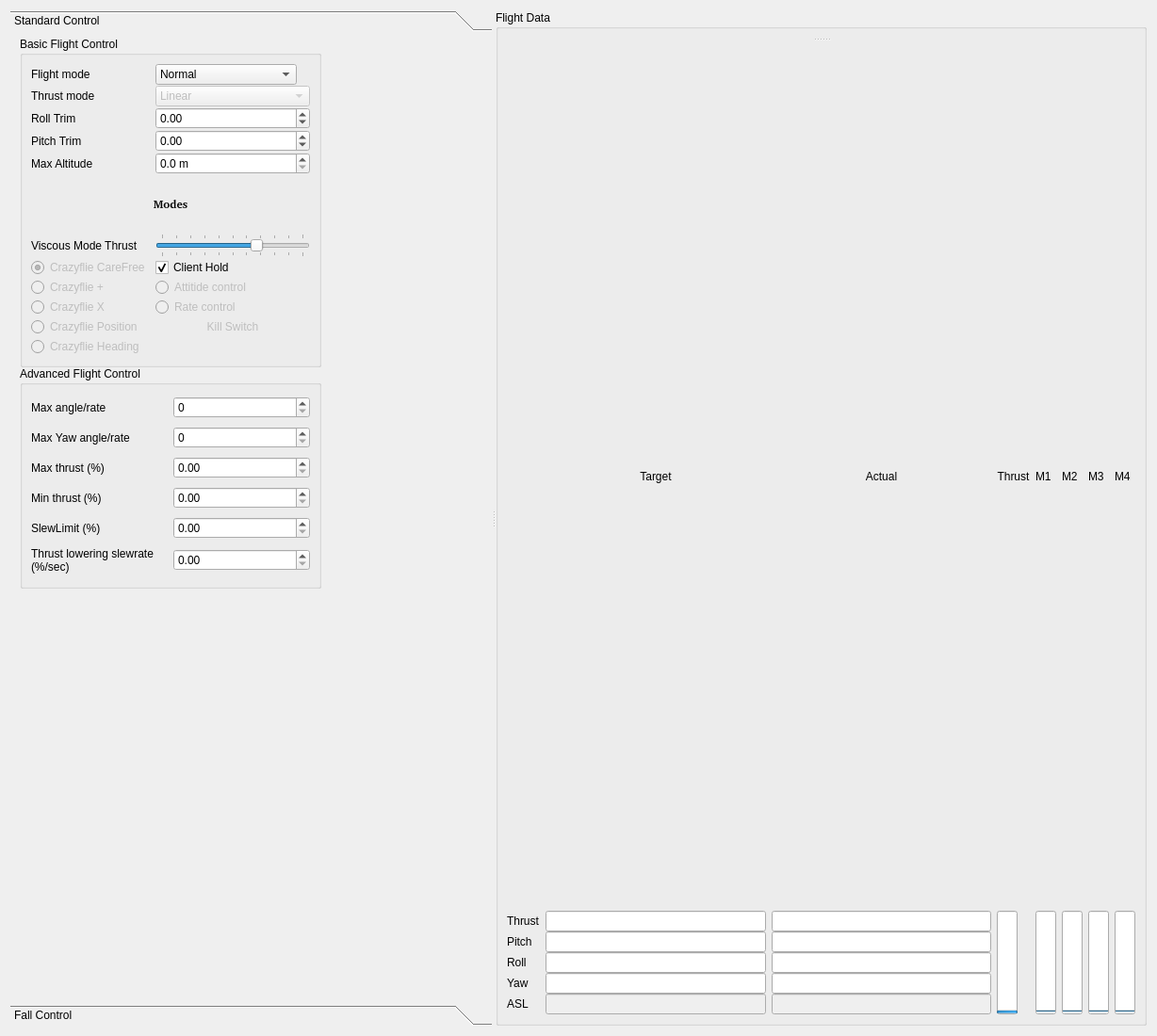
<?xml version="1.0" encoding="UTF-8"?>
<ui version="4.0">
 <class>Form</class>
 <widget class="QWidget" name="Form">
  <property name="geometry">
   <rect>
    <x>0</x>
    <y>0</y>
    <width>1228</width>
    <height>1100</height>
   </rect>
  </property>
  <property name="windowTitle">
   <string>Form</string>
  </property>
  <layout class="QHBoxLayout" name="horizontalLayout">
   <item>
    <widget class="QSplitter" name="splitter_2">
     <property name="orientation">
      <enum>Qt::Horizontal</enum>
     </property>
     <widget class="QWidget" name="layoutWidget">
      <layout class="QVBoxLayout" name="verticalLayout">
       <property name="sizeConstraint">
        <enum>QLayout::SetNoConstraint</enum>
       </property>
       <item>
        <widget class="QToolBox" name="toolBox">
         <property name="sizePolicy">
          <sizepolicy hsizetype="Minimum" vsizetype="Preferred">
           <horstretch>0</horstretch>
           <verstretch>0</verstretch>
          </sizepolicy>
         </property>
         <property name="minimumSize">
          <size>
           <width>325</width>
           <height>0</height>
          </size>
         </property>
         <property name="maximumSize">
          <size>
           <width>16777215</width>
           <height>16777215</height>
          </size>
         </property>
         <property name="currentIndex">
          <number>0</number>
         </property>
         <widget class="QWidget" name="page_3">
          <property name="geometry">
           <rect>
            <x>0</x>
            <y>0</y>
            <width>458</width>
            <height>1018</height>
           </rect>
          </property>
          <attribute name="label">
           <string>Standard Control</string>
          </attribute>
          <widget class="QGroupBox" name="groupBox_2">
           <property name="geometry">
            <rect>
             <x>10</x>
             <y>0</y>
             <width>320</width>
             <height>351</height>
            </rect>
           </property>
           <property name="sizePolicy">
            <sizepolicy hsizetype="Fixed" vsizetype="Minimum">
             <horstretch>0</horstretch>
             <verstretch>0</verstretch>
            </sizepolicy>
           </property>
           <property name="minimumSize">
            <size>
             <width>320</width>
             <height>0</height>
            </size>
           </property>
           <property name="maximumSize">
            <size>
             <width>320</width>
             <height>16777215</height>
            </size>
           </property>
           <property name="title">
            <string>Basic Flight Control</string>
           </property>
           <layout class="QHBoxLayout" name="horizontalLayout_3">
            <item>
             <layout class="QGridLayout" name="gridLayout_3" rowstretch="0,0,0,0,0,0,0,0,0,0,0,0,0,0" columnstretch="0,0" rowminimumheight="0,0,0,0,0,0,0,0,0,0,0,0,0,0" columnminimumwidth="0,0">
              <property name="horizontalSpacing">
               <number>6</number>
              </property>
              <property name="verticalSpacing">
               <number>1</number>
              </property>
              <item row="10" column="1">
               <widget class="QRadioButton" name="angularPidRadioButton">
                <property name="enabled">
                 <bool>false</bool>
                </property>
                <property name="text">
                 <string>Attitide control</string>
                </property>
                <property name="checked">
                 <bool>false</bool>
                </property>
               </widget>
              </item>
              <item row="6" column="0" colspan="2">
               <widget class="QLabel" name="label_8">
                <property name="font">
                 <font>
                  <family>Droid Sans [unknown]</family>
                  <weight>75</weight>
                  <bold>true</bold>
                 </font>
                </property>
                <property name="text">
                 <string>Modes</string>
                </property>
                <property name="alignment">
                 <set>Qt::AlignCenter</set>
                </property>
               </widget>
              </item>
              <item row="1" column="1">
               <widget class="QComboBox" name="flightModeCombo">
                <property name="sizePolicy">
                 <sizepolicy hsizetype="Expanding" vsizetype="Fixed">
                  <horstretch>0</horstretch>
                  <verstretch>0</verstretch>
                 </sizepolicy>
                </property>
                <property name="minimumSize">
                 <size>
                  <width>150</width>
                  <height>0</height>
                 </size>
                </property>
                <property name="maximumSize">
                 <size>
                  <width>150</width>
                  <height>16777215</height>
                 </size>
                </property>
                <property name="toolTip">
                 <string>&lt;html&gt;&lt;head/&gt;&lt;body&gt;&lt;p&gt;Select what flightmode to use:&lt;/p&gt;&lt;p&gt; * Safe prevents crashing&lt;/p&gt;&lt;p&gt; * Crazy does not prevent crashing :)&lt;/p&gt;&lt;/body&gt;&lt;/html&gt;</string>
                </property>
                <property name="editable">
                 <bool>false</bool>
                </property>
                <property name="currentIndex">
                 <number>0</number>
                </property>
                <item>
                 <property name="text">
                  <string>Normal</string>
                 </property>
                </item>
                <item>
                 <property name="text">
                  <string>Advanced</string>
                 </property>
                </item>
               </widget>
              </item>
              <item row="0" column="1">
               <spacer name="verticalSpacer_3">
                <property name="orientation">
                 <enum>Qt::Vertical</enum>
                </property>
                <property name="sizeType">
                 <enum>QSizePolicy::Maximum</enum>
                </property>
                <property name="sizeHint" stdset="0">
                 <size>
                  <width>0</width>
                  <height>0</height>
                 </size>
                </property>
               </spacer>
              </item>
              <item row="2" column="0">
               <widget class="QLabel" name="label_5">
                <property name="text">
                 <string>Thrust mode</string>
                </property>
               </widget>
              </item>
              <item row="2" column="1">
               <widget class="QComboBox" name="thrustModeCombo">
                <property name="enabled">
                 <bool>false</bool>
                </property>
                <property name="sizePolicy">
                 <sizepolicy hsizetype="Expanding" vsizetype="Fixed">
                  <horstretch>0</horstretch>
                  <verstretch>0</verstretch>
                 </sizepolicy>
                </property>
                <item>
                 <property name="text">
                  <string>Linear</string>
                 </property>
                </item>
                <item>
                 <property name="text">
                  <string>Quadratic</string>
                 </property>
                </item>
               </widget>
              </item>
              <item row="3" column="0">
               <widget class="QLabel" name="label_2">
                <property name="text">
                 <string>Roll Trim</string>
                </property>
               </widget>
              </item>
              <item row="3" column="1">
               <widget class="QDoubleSpinBox" name="targetCalRoll">
                <property name="sizePolicy">
                 <sizepolicy hsizetype="Expanding" vsizetype="Fixed">
                  <horstretch>0</horstretch>
                  <verstretch>0</verstretch>
                 </sizepolicy>
                </property>
                <property name="minimum">
                 <double>-20.000000000000000</double>
                </property>
                <property name="maximum">
                 <double>20.000000000000000</double>
                </property>
                <property name="singleStep">
                 <double>0.010000000000000</double>
                </property>
               </widget>
              </item>
              <item row="4" column="1">
               <widget class="QDoubleSpinBox" name="targetCalPitch">
                <property name="sizePolicy">
                 <sizepolicy hsizetype="Expanding" vsizetype="Fixed">
                  <horstretch>0</horstretch>
                  <verstretch>0</verstretch>
                 </sizepolicy>
                </property>
                <property name="minimum">
                 <double>-20.000000000000000</double>
                </property>
                <property name="maximum">
                 <double>20.000000000000000</double>
                </property>
                <property name="singleStep">
                 <double>0.200000000000000</double>
                </property>
               </widget>
              </item>
              <item row="4" column="0">
               <widget class="QLabel" name="label_3">
                <property name="text">
                 <string>Pitch Trim</string>
                </property>
               </widget>
              </item>
              <item row="9" column="0">
               <widget class="QRadioButton" name="clientCareFreeModeRadio">
                <property name="enabled">
                 <bool>false</bool>
                </property>
                <property name="text">
                 <string>Crazyflie CareFree</string>
                </property>
                <property name="checked">
                 <bool>true</bool>
                </property>
                <attribute name="buttonGroup">
                 <string notr="true">buttonGroup</string>
                </attribute>
               </widget>
              </item>
              <item row="12" column="0">
               <widget class="QRadioButton" name="clientPositionModeRadio">
                <property name="enabled">
                 <bool>false</bool>
                </property>
                <property name="text">
                 <string>Crazyflie Position</string>
                </property>
                <attribute name="buttonGroup">
                 <string notr="true">buttonGroup</string>
                </attribute>
               </widget>
              </item>
              <item row="10" column="0">
               <widget class="QRadioButton" name="clientNormalModeRadio">
                <property name="enabled">
                 <bool>false</bool>
                </property>
                <property name="text">
                 <string>Crazyflie +</string>
                </property>
                <attribute name="buttonGroup">
                 <string notr="true">buttonGroup</string>
                </attribute>
               </widget>
              </item>
              <item row="11" column="0">
               <widget class="QRadioButton" name="clientXModeRadio">
                <property name="enabled">
                 <bool>false</bool>
                </property>
                <property name="text">
                 <string>Crazyflie X</string>
                </property>
                <attribute name="buttonGroup">
                 <string notr="true">buttonGroup</string>
                </attribute>
               </widget>
              </item>
              <item row="11" column="1">
               <widget class="QRadioButton" name="ratePidRadioButton">
                <property name="enabled">
                 <bool>false</bool>
                </property>
                <property name="text">
                 <string>Rate control</string>
                </property>
               </widget>
              </item>
              <item row="9" column="1">
               <widget class="QCheckBox" name="clientHoldModeCheckbox">
                <property name="text">
                 <string>Client Hold</string>
                </property>
                <property name="checked">
                 <bool>true</bool>
                </property>
               </widget>
              </item>
              <item row="12" column="1">
               <widget class="QLabel" name="emergency_stop_label">
                <property name="enabled">
                 <bool>false</bool>
                </property>
                <property name="layoutDirection">
                 <enum>Qt::LeftToRight</enum>
                </property>
                <property name="text">
                 <string>Kill Switch</string>
                </property>
                <property name="alignment">
                 <set>Qt::AlignCenter</set>
                </property>
               </widget>
              </item>
              <item row="5" column="0">
               <widget class="QLabel" name="maxAltitudeLabel">
                <property name="text">
                 <string>Max Altitude</string>
                </property>
               </widget>
              </item>
              <item row="5" column="1">
               <widget class="QDoubleSpinBox" name="maxAltitude">
                <property name="sizePolicy">
                 <sizepolicy hsizetype="Expanding" vsizetype="Fixed">
                  <horstretch>0</horstretch>
                  <verstretch>0</verstretch>
                 </sizepolicy>
                </property>
                <property name="suffix">
                 <string> m</string>
                </property>
                <property name="decimals">
                 <number>1</number>
                </property>
                <property name="maximum">
                 <double>12.000000000000000</double>
                </property>
                <property name="singleStep">
                 <double>0.500000000000000</double>
                </property>
               </widget>
              </item>
              <item row="13" column="0">
               <widget class="QRadioButton" name="clientHeadingModeRadio">
                <property name="enabled">
                 <bool>false</bool>
                </property>
                <property name="text">
                 <string>Crazyflie Heading</string>
                </property>
                <attribute name="buttonGroup">
                 <string notr="true">buttonGroup</string>
                </attribute>
               </widget>
              </item>
              <item row="7" column="0">
               <widget class="QLabel" name="label_10">
                <property name="text">
                 <string>Viscous Mode Thrust</string>
                </property>
               </widget>
              </item>
              <item row="7" column="1">
               <widget class="QSlider" name="viscousModeSlider">
                <property name="toolTip">
                 <string/>
                </property>
                <property name="maximum">
                 <number>100</number>
                </property>
                <property name="sliderPosition">
                 <number>67</number>
                </property>
                <property name="orientation">
                 <enum>Qt::Horizontal</enum>
                </property>
                <property name="tickPosition">
                 <enum>QSlider::TicksBothSides</enum>
                </property>
               </widget>
              </item>
              <item row="1" column="0">
               <widget class="QLabel" name="label_4">
                <property name="minimumSize">
                 <size>
                  <width>100</width>
                  <height>0</height>
                 </size>
                </property>
                <property name="text">
                 <string>Flight mode</string>
                </property>
               </widget>
              </item>
             </layout>
            </item>
           </layout>
          </widget>
          <widget class="QGroupBox" name="groupBox_3">
           <property name="geometry">
            <rect>
             <x>10</x>
             <y>350</y>
             <width>320</width>
             <height>236</height>
            </rect>
           </property>
           <property name="sizePolicy">
            <sizepolicy hsizetype="Fixed" vsizetype="Minimum">
             <horstretch>0</horstretch>
             <verstretch>0</verstretch>
            </sizepolicy>
           </property>
           <property name="minimumSize">
            <size>
             <width>320</width>
             <height>0</height>
            </size>
           </property>
           <property name="maximumSize">
            <size>
             <width>320</width>
             <height>16777215</height>
            </size>
           </property>
           <property name="title">
            <string>Advanced Flight Control</string>
           </property>
           <layout class="QHBoxLayout" name="horizontalLayout_4">
            <item>
             <layout class="QGridLayout" name="gridLayout_4">
              <item row="2" column="0">
               <widget class="QLabel" name="label_9">
                <property name="text">
                 <string>Max thrust (%)</string>
                </property>
               </widget>
              </item>
              <item row="0" column="0">
               <widget class="QLabel" name="label_7">
                <property name="layoutDirection">
                 <enum>Qt::LeftToRight</enum>
                </property>
                <property name="text">
                 <string>Max angle/rate</string>
                </property>
               </widget>
              </item>
              <item row="3" column="0">
               <widget class="QLabel" name="label">
                <property name="text">
                 <string>Min thrust (%)</string>
                </property>
               </widget>
              </item>
              <item row="5" column="0">
               <widget class="QLabel" name="label_26">
                <property name="text">
                 <string>Thrust lowering slewrate (%/sec)</string>
                </property>
                <property name="wordWrap">
                 <bool>true</bool>
                </property>
               </widget>
              </item>
              <item row="4" column="0">
               <widget class="QLabel" name="label_31">
                <property name="text">
                 <string>SlewLimit (%)</string>
                </property>
               </widget>
              </item>
              <item row="1" column="0">
               <widget class="QLabel" name="label_32">
                <property name="text">
                 <string>Max Yaw angle/rate</string>
                </property>
               </widget>
              </item>
              <item row="2" column="1">
               <widget class="QDoubleSpinBox" name="maxThrust"/>
              </item>
              <item row="3" column="1">
               <widget class="QDoubleSpinBox" name="minThrust"/>
              </item>
              <item row="4" column="1">
               <widget class="QDoubleSpinBox" name="slewEnableLimit"/>
              </item>
              <item row="5" column="1">
               <widget class="QDoubleSpinBox" name="thrustLoweringSlewRateLimit"/>
              </item>
              <item row="1" column="1">
               <widget class="QSpinBox" name="maxYawRate">
                <property name="minimum">
                 <number>0</number>
                </property>
                <property name="maximum">
                 <number>500</number>
                </property>
                <property name="value">
                 <number>0</number>
                </property>
               </widget>
              </item>
              <item row="0" column="1">
               <widget class="QSpinBox" name="maxAngle">
                <property name="minimum">
                 <number>0</number>
                </property>
                <property name="maximum">
                 <number>500</number>
                </property>
                <property name="value">
                 <number>0</number>
                </property>
               </widget>
              </item>
             </layout>
            </item>
           </layout>
          </widget>
         </widget>
         <widget class="QWidget" name="page_4">
          <property name="geometry">
           <rect>
            <x>0</x>
            <y>0</y>
            <width>458</width>
            <height>1018</height>
           </rect>
          </property>
          <attribute name="label">
           <string>Fall Control</string>
          </attribute>
          <widget class="QGroupBox" name="groupBox_4">
           <property name="geometry">
            <rect>
             <x>0</x>
             <y>10</y>
             <width>460</width>
             <height>281</height>
            </rect>
           </property>
           <property name="title">
            <string>Free Fall Detection and Recovery</string>
           </property>
           <widget class="QWidget" name="layoutWidget_2">
            <property name="geometry">
             <rect>
              <x>10</x>
              <y>20</y>
              <width>291</width>
              <height>261</height>
             </rect>
            </property>
            <layout class="QGridLayout" name="gridLayout_6">
             <property name="sizeConstraint">
              <enum>QLayout::SetMinimumSize</enum>
             </property>
             <property name="rightMargin">
              <number>0</number>
             </property>
             <property name="spacing">
              <number>0</number>
             </property>
             <item row="3" column="0">
              <widget class="QPushButton" name="pushButton_plot">
               <property name="sizePolicy">
                <sizepolicy hsizetype="Fixed" vsizetype="Fixed">
                 <horstretch>0</horstretch>
                 <verstretch>0</verstretch>
                </sizepolicy>
               </property>
               <property name="text">
                <string>Plot</string>
               </property>
              </widget>
             </item>
             <item row="0" column="0">
              <widget class="QCheckBox" name="checkBox_ffd">
               <property name="sizePolicy">
                <sizepolicy hsizetype="Fixed" vsizetype="Fixed">
                 <horstretch>0</horstretch>
                 <verstretch>0</verstretch>
                </sizepolicy>
               </property>
               <property name="text">
                <string>Fall detection</string>
               </property>
               <property name="checked">
                <bool>true</bool>
               </property>
              </widget>
             </item>
             <item row="0" column="1">
              <widget class="QCheckBox" name="checkBox_crash">
               <property name="sizePolicy">
                <sizepolicy hsizetype="Fixed" vsizetype="Fixed">
                 <horstretch>0</horstretch>
                 <verstretch>0</verstretch>
                </sizepolicy>
               </property>
               <property name="text">
                <string>Land Detection</string>
               </property>
               <property name="checked">
                <bool>true</bool>
               </property>
              </widget>
             </item>
             <item row="5" column="1">
              <widget class="QDoubleSpinBox" name="doubleSpinBox_ff_falloff">
               <property name="sizePolicy">
                <sizepolicy hsizetype="Fixed" vsizetype="Fixed">
                 <horstretch>0</horstretch>
                 <verstretch>0</verstretch>
                </sizepolicy>
               </property>
               <property name="minimum">
                <double>0.010000000000000</double>
               </property>
               <property name="maximum">
                <double>10.000000000000000</double>
               </property>
               <property name="value">
                <double>1.000000000000000</double>
               </property>
              </widget>
             </item>
             <item row="4" column="1">
              <widget class="QDoubleSpinBox" name="doubleSpinBox_ff_time">
               <property name="sizePolicy">
                <sizepolicy hsizetype="Fixed" vsizetype="Fixed">
                 <horstretch>0</horstretch>
                 <verstretch>0</verstretch>
                </sizepolicy>
               </property>
               <property name="suffix">
                <string> s</string>
               </property>
               <property name="minimum">
                <double>0.000000000000000</double>
               </property>
               <property name="maximum">
                <double>10.000000000000000</double>
               </property>
               <property name="singleStep">
                <double>0.100000000000000</double>
               </property>
               <property name="value">
                <double>1.000000000000000</double>
               </property>
              </widget>
             </item>
             <item row="7" column="0">
              <widget class="QLabel" name="label_ff1">
               <property name="sizePolicy">
                <sizepolicy hsizetype="Fixed" vsizetype="Fixed">
                 <horstretch>0</horstretch>
                 <verstretch>0</verstretch>
                </sizepolicy>
               </property>
               <property name="text">
                <string>Min Thrust</string>
               </property>
              </widget>
             </item>
             <item row="7" column="1">
              <widget class="QDoubleSpinBox" name="doubleSpinBox_ff_min">
               <property name="sizePolicy">
                <sizepolicy hsizetype="Fixed" vsizetype="Fixed">
                 <horstretch>0</horstretch>
                 <verstretch>0</verstretch>
                </sizepolicy>
               </property>
               <property name="suffix">
                <string>%</string>
               </property>
               <property name="singleStep">
                <double>1.000000000000000</double>
               </property>
               <property name="value">
                <double>50.000000000000000</double>
               </property>
              </widget>
             </item>
             <item row="2" column="0">
              <widget class="QPushButton" name="pushButton_ff">
               <property name="sizePolicy">
                <sizepolicy hsizetype="Fixed" vsizetype="Fixed">
                 <horstretch>0</horstretch>
                 <verstretch>0</verstretch>
                </sizepolicy>
               </property>
               <property name="minimumSize">
                <size>
                 <width>0</width>
                 <height>0</height>
                </size>
               </property>
               <property name="text">
                <string>FreeFall</string>
               </property>
              </widget>
             </item>
             <item row="4" column="0">
              <widget class="QLabel" name="label_ff2">
               <property name="sizePolicy">
                <sizepolicy hsizetype="Fixed" vsizetype="Fixed">
                 <horstretch>0</horstretch>
                 <verstretch>0</verstretch>
                </sizepolicy>
               </property>
               <property name="text">
                <string>Time</string>
               </property>
              </widget>
             </item>
             <item row="1" column="1">
              <widget class="QCheckBox" name="checkBox_ffr">
               <property name="sizePolicy">
                <sizepolicy hsizetype="Fixed" vsizetype="Fixed">
                 <horstretch>0</horstretch>
                 <verstretch>0</verstretch>
                </sizepolicy>
               </property>
               <property name="text">
                <string>Recovery</string>
               </property>
               <property name="checked">
                <bool>true</bool>
               </property>
              </widget>
             </item>
             <item row="1" column="0">
              <widget class="QCheckBox" name="checkBox_debug">
               <property name="sizePolicy">
                <sizepolicy hsizetype="Fixed" vsizetype="Fixed">
                 <horstretch>0</horstretch>
                 <verstretch>0</verstretch>
                </sizepolicy>
               </property>
               <property name="text">
                <string>Settings &amp; Debug</string>
               </property>
               <property name="checked">
                <bool>true</bool>
               </property>
              </widget>
             </item>
             <item row="2" column="1">
              <widget class="QPushButton" name="pushButton_crash">
               <property name="sizePolicy">
                <sizepolicy hsizetype="Fixed" vsizetype="Fixed">
                 <horstretch>0</horstretch>
                 <verstretch>0</verstretch>
                </sizepolicy>
               </property>
               <property name="minimumSize">
                <size>
                 <width>0</width>
                 <height>0</height>
                </size>
               </property>
               <property name="text">
                <string>FakeCrash</string>
               </property>
              </widget>
             </item>
             <item row="5" column="0">
              <widget class="QLabel" name="label_ff4">
               <property name="sizePolicy">
                <sizepolicy hsizetype="Fixed" vsizetype="Fixed">
                 <horstretch>0</horstretch>
                 <verstretch>0</verstretch>
                </sizepolicy>
               </property>
               <property name="text">
                <string>Falloff</string>
               </property>
              </widget>
             </item>
             <item row="8" column="0">
              <widget class="QLabel" name="label_ff3">
               <property name="sizePolicy">
                <sizepolicy hsizetype="Fixed" vsizetype="Fixed">
                 <horstretch>0</horstretch>
                 <verstretch>0</verstretch>
                </sizepolicy>
               </property>
               <property name="text">
                <string>Max Thrust</string>
               </property>
              </widget>
             </item>
             <item row="8" column="1">
              <widget class="QDoubleSpinBox" name="doubleSpinBox_ff_max">
               <property name="sizePolicy">
                <sizepolicy hsizetype="Fixed" vsizetype="Fixed">
                 <horstretch>0</horstretch>
                 <verstretch>0</verstretch>
                </sizepolicy>
               </property>
               <property name="suffix">
                <string>%</string>
               </property>
               <property name="singleStep">
                <double>1.000000000000000</double>
               </property>
               <property name="value">
                <double>80.000000000000000</double>
               </property>
              </widget>
             </item>
             <item row="3" column="1">
              <widget class="QCheckBox" name="checkBox_ffbaro">
               <property name="enabled">
                <bool>false</bool>
               </property>
               <property name="sizePolicy">
                <sizepolicy hsizetype="Fixed" vsizetype="Fixed">
                 <horstretch>0</horstretch>
                 <verstretch>0</verstretch>
                </sizepolicy>
               </property>
               <property name="text">
                <string>Barometer</string>
               </property>
              </widget>
             </item>
            </layout>
           </widget>
          </widget>
         </widget>
        </widget>
       </item>
      </layout>
     </widget>
     <widget class="QWidget" name="layoutWidget">
      <layout class="QHBoxLayout" name="horizontalLayout_2">
       <property name="sizeConstraint">
        <enum>QLayout::SetDefaultConstraint</enum>
       </property>
       <item>
        <widget class="QGroupBox" name="groupBox">
         <property name="sizePolicy">
          <sizepolicy hsizetype="Preferred" vsizetype="Preferred">
           <horstretch>2</horstretch>
           <verstretch>0</verstretch>
          </sizepolicy>
         </property>
         <property name="title">
          <string>Flight Data</string>
         </property>
         <layout class="QGridLayout" name="gridLayout">
          <item row="0" column="0">
           <widget class="QSplitter" name="splitter">
            <property name="orientation">
             <enum>Qt::Vertical</enum>
            </property>
            <widget class="QWidget" name="layoutWidget">
             <layout class="QVBoxLayout" name="verticalLayout_4">
              <item>
               <layout class="QHBoxLayout" name="horizontalLayout_5"/>
              </item>
             </layout>
            </widget>
            <widget class="QWidget" name="layoutWidget">
             <layout class="QGridLayout" name="gridLayout_5" rowstretch="0,3,3,3,3,3" rowminimumheight="1,1,1,1,1,1">
              <property name="sizeConstraint">
               <enum>QLayout::SetMinimumSize</enum>
              </property>
              <property name="horizontalSpacing">
               <number>6</number>
              </property>
              <property name="verticalSpacing">
               <number>0</number>
              </property>
              <item row="5" column="0">
               <widget class="QLabel" name="label_17">
                <property name="text">
                 <string>ASL</string>
                </property>
               </widget>
              </item>
              <item row="2" column="4">
               <widget class="QLineEdit" name="actualPitch"/>
              </item>
              <item row="1" column="8" rowspan="5">
               <widget class="QProgressBar" name="actualM1">
                <property name="maximum">
                 <number>65535</number>
                </property>
                <property name="value">
                 <number>0</number>
                </property>
                <property name="orientation">
                 <enum>Qt::Vertical</enum>
                </property>
               </widget>
              </item>
              <item row="1" column="10" rowspan="5">
               <widget class="QProgressBar" name="actualM3">
                <property name="maximum">
                 <number>65535</number>
                </property>
                <property name="value">
                 <number>0</number>
                </property>
                <property name="orientation">
                 <enum>Qt::Vertical</enum>
                </property>
               </widget>
              </item>
              <item row="0" column="6">
               <widget class="QLabel" name="label_6">
                <property name="text">
                 <string>Thrust</string>
                </property>
                <property name="alignment">
                 <set>Qt::AlignCenter</set>
                </property>
               </widget>
              </item>
              <item row="5" column="4">
               <widget class="QLineEdit" name="actualASL">
                <property name="enabled">
                 <bool>false</bool>
                </property>
                <property name="text">
                 <string/>
                </property>
               </widget>
              </item>
              <item row="0" column="2">
               <widget class="QLabel" name="label_14">
                <property name="text">
                 <string>Target</string>
                </property>
                <property name="alignment">
                 <set>Qt::AlignCenter</set>
                </property>
               </widget>
              </item>
              <item row="3" column="2">
               <widget class="QLineEdit" name="targetRoll"/>
              </item>
              <item row="1" column="6" rowspan="5">
               <widget class="QProgressBar" name="thrustProgress">
                <property name="sizePolicy">
                 <sizepolicy hsizetype="Maximum" vsizetype="Expanding">
                  <horstretch>0</horstretch>
                  <verstretch>0</verstretch>
                 </sizepolicy>
                </property>
                <property name="sizeIncrement">
                 <size>
                  <width>0</width>
                  <height>0</height>
                 </size>
                </property>
                <property name="maximum">
                 <number>65600</number>
                </property>
                <property name="value">
                 <number>24</number>
                </property>
                <property name="alignment">
                 <set>Qt::AlignCenter</set>
                </property>
                <property name="orientation">
                 <enum>Qt::Vertical</enum>
                </property>
                <property name="invertedAppearance">
                 <bool>false</bool>
                </property>
               </widget>
              </item>
              <item row="1" column="0">
               <widget class="QLabel" name="label_16">
                <property name="text">
                 <string>Thrust</string>
                </property>
               </widget>
              </item>
              <item row="0" column="8">
               <widget class="QLabel" name="M1label">
                <property name="text">
                 <string>M1</string>
                </property>
               </widget>
              </item>
              <item row="3" column="0">
               <widget class="QLabel" name="label_12">
                <property name="text">
                 <string>Roll</string>
                </property>
               </widget>
              </item>
              <item row="0" column="10">
               <widget class="QLabel" name="M3label">
                <property name="text">
                 <string>M3</string>
                </property>
               </widget>
              </item>
              <item row="4" column="2">
               <widget class="QLineEdit" name="targetYaw"/>
              </item>
              <item row="1" column="9" rowspan="5">
               <widget class="QProgressBar" name="actualM2">
                <property name="maximum">
                 <number>65535</number>
                </property>
                <property name="value">
                 <number>0</number>
                </property>
                <property name="orientation">
                 <enum>Qt::Vertical</enum>
                </property>
               </widget>
              </item>
              <item row="2" column="2">
               <widget class="QLineEdit" name="targetPitch"/>
              </item>
              <item row="2" column="0">
               <widget class="QLabel" name="label_11">
                <property name="text">
                 <string>Pitch</string>
                </property>
               </widget>
              </item>
              <item row="0" column="4">
               <widget class="QLabel" name="label_15">
                <property name="text">
                 <string>Actual</string>
                </property>
                <property name="alignment">
                 <set>Qt::AlignCenter</set>
                </property>
               </widget>
              </item>
              <item row="4" column="4">
               <widget class="QLineEdit" name="actualYaw"/>
              </item>
              <item row="0" column="9">
               <widget class="QLabel" name="M2label">
                <property name="text">
                 <string>M2</string>
                </property>
               </widget>
              </item>
              <item row="1" column="11" rowspan="5">
               <widget class="QProgressBar" name="actualM4">
                <property name="maximum">
                 <number>65535</number>
                </property>
                <property name="value">
                 <number>0</number>
                </property>
                <property name="orientation">
                 <enum>Qt::Vertical</enum>
                </property>
               </widget>
              </item>
              <item row="1" column="2">
               <widget class="QLineEdit" name="targetThrust"/>
              </item>
              <item row="0" column="11">
               <widget class="QLabel" name="M4label">
                <property name="text">
                 <string>M4</string>
                </property>
               </widget>
              </item>
              <item row="1" column="4">
               <widget class="QLineEdit" name="actualThrust"/>
              </item>
              <item row="0" column="12" rowspan="6">
               <layout class="QGridLayout" name="gridLayout_7"/>
              </item>
              <item row="4" column="0">
               <widget class="QLabel" name="label_13">
                <property name="text">
                 <string>Yaw</string>
                </property>
               </widget>
              </item>
              <item row="3" column="4">
               <widget class="QLineEdit" name="actualRoll"/>
              </item>
              <item row="5" column="2">
               <widget class="QLineEdit" name="targetASL">
                <property name="enabled">
                 <bool>false</bool>
                </property>
                <property name="text">
                 <string/>
                </property>
               </widget>
              </item>
             </layout>
            </widget>
           </widget>
          </item>
         </layout>
        </widget>
       </item>
      </layout>
     </widget>
    </widget>
   </item>
  </layout>
 </widget>
 <resources/>
 <connections/>
 <buttongroups>
  <buttongroup name="buttonGroup"/>
 </buttongroups>
</ui>
